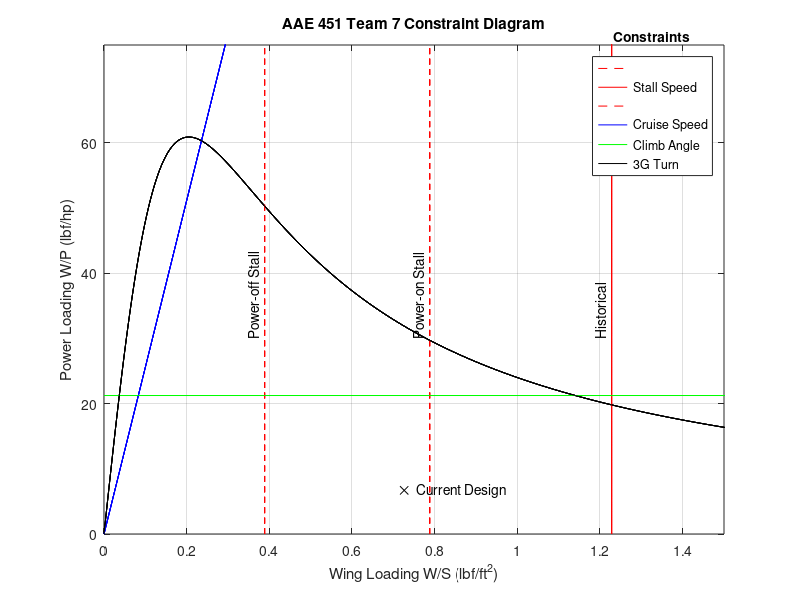

Reproduce this figure in MATLAB.
% AAE 451 Team 7
% Written by Cooper LeComp and John Papas Dennerline on 2022 09 09

%% Deliverables/Constants
v_stall = 4.5; % m/s (<15ft/s)
v_stall2 = 8; 
v_cruise = 11; % m/s
p = 1.225; % kg/m^3
np = 0.75; % power eff
gamma = deg2rad(25); % Climb Angle

%% Our design 
cd0 = 0.035* ones(5,1); %[0.015, 0.02, 0.025, 0.03, 0.035]; %[0.015, 0.02, 0.025, 0.03, 0.035];
cl_max = [1.5, 1.5, 1.5, 1.5, 1.5]; % CL max value estimate
l_d_max = [10, 10, 10, 10, 10];

n = 3;
e = 0.8; % span efficiency

%% Designs
% Old design
max_power = 786.9837; % watts
weight = 8.031; % lbf
span = 8; % ft
chord = 1; % ft
wing_area = span*chord; % ft^2
motor_power = max_power*0.00134102; % hp

wing_load_old = weight/wing_area;
power_load_old = weight/motor_power;

% New design
max_power = 786.9837; % watts
weight = 7.061; % lbf
span = 100/12; % ft
chord = 14/12; % ft
wing_area = span*chord; % ft^2
motor_power = max_power*0.00134102; % hp

wing_load_new = weight/wing_area;
power_load_new = weight/motor_power;

T = 15; %lbf
AoA_stall = 15; % deg

AR = span/chord;

%% Plotting
MIN_X = 0;
MAX_X = 2;
MAX_Y = 100;

x_cd = linspace(MIN_X,MAX_X,1000); % Wing Loading
y_cl = 0:0.1:MAX_Y; % Power Loading

testcase = length(cd0); % number of test cases
y_cd = zeros(5,length(x_cd));
y_ld = zeros(testcase,length(x_cd));
x_cl = zeros(testcase,length(y_cl));
x_cl2 = zeros(testcase,length(y_cl));
x_cl3 = zeros(testcase,length(y_cl));
y_3g = zeros(testcase,length(x_cd));
for i = 1:testcase
    % Cruise Speed
    power_inv = 1/(.5 * p * 1.1 * (v_cruise)^3 * cd0(i)) ; % m^2/watt
    power_inv = power_inv*(1/0.00134102)*(3.28084^2); % ft^2/hp
    y_cd(i,:) = x_cd.*power_inv; % lbf/hp (x_cd is in units of lbf/ft^2)

    % Climb Angle
    y_ld(i,:) = x_cd .* 0 + (np / (v_cruise * (1 / (0.866 * l_d_max(i)) + sin(gamma)))); % s/m
    y_ld(i,:) = y_ld(i,:)/3.28084; % s/ft
    y_ld(i,:) = 550*y_ld(i,:); % lbf/hp (550 ft*lbf/s = 1 hp)

    % Stall Speed
    x_cl(i,:) = y_cl .* 0 + (.5 * p * v_stall^2 * cl_max(i)); % N/m^2
    x_cl(i,:) = x_cl(i,:)*0.224809/(3.28084^2); % lbf/ft^2

    x_cl2(i,:) = y_cl .* 0 + (.5 * p * v_stall2^2 * cl_max(i)); % N/m^2
    x_cl2(i,:) = x_cl2(i,:)*0.224809/(3.28084^2); % lbf/ft^2

    % Power-on Stall 
    x_cl3(i,:) = y_cl .* 0 + (.5 * p * v_stall^2 * cl_max(i)); % N/m^2
    x_cl3(i,:) = T/wing_area*sind(AoA_stall)+x_cl3(i,:)*0.224809/(3.28084^2); % lbf/ft^2

    % 3G Turn
    V_turn = v_stall*sqrt(n);
    q = 0.5*p*V_turn^2; % N/m^2
    wing_loading_SI = x_cd*47.880172; % N/m^2

    thrust2weight = q*(cd0(i)./(wing_loading_SI))+n^2/(q*pi*e*AR)*wing_loading_SI; % N/N
    thrust2weight = thrust2weight*V_turn/np; % watts/N
    thrust2weight = thrust2weight*0.00134102/0.224809; % hp/W
    y_3g(i,:) = 1./thrust2weight;
end

%% PLotting
figure(1)
for i = 1:testcase
    plot(x_cl(i,:), y_cl,'--r');
    hold on
    plot(x_cl2(1,:), y_cl,'r');
    hold on
    plot(x_cl3(1,:), y_cl,'--r');
    hold on
    plot(x_cd, y_cd(i,:),'b');
    hold on
    plot(x_cd, y_ld(i,:),'g');
    hold on
    plot(x_cd,y_3g(i,:),'k')
    hold on
end
% plot(wing_load_old,power_load_old,'ko')
% hold on
% text(wing_load_old+0.03,power_load_old,'Previous Design','HorizontalAlignment','left')
hold on 
plot(wing_load_new,power_load_new,'kx')
hold on
text(wing_load_new+0.03,power_load_new,'Current Design','HorizontalAlignment','left')


hold on
h = text(x_cl(1,1)-0.03, 30,'Power-off Stall');
set(h,'Rotation',90);
hold on
s = text(x_cl2(1,1)-0.03, 30,'Historical');
set(s,'Rotation',90);
hold on
h = text(x_cl3(1,1)-0.03, 30,'Power-on Stall');
set(h,'Rotation',90);

xlabel('Wing Loading W/S (lbf/ft^2)');
ylabel('Power Loading W/P (lbf/hp)');
title('AAE 451 Team 7 Constraint Diagram');
grid on;
%axis([MIN_X MAX_X 0 MAX_Y]);
xlim([0,1.5])
ylim([-inf, 75])
hleg = legend('','Stall Speed','','Cruise Speed','Climb Angle','3G Turn');
htitle = get(hleg,'Title');
set(htitle,'String','Constraints')